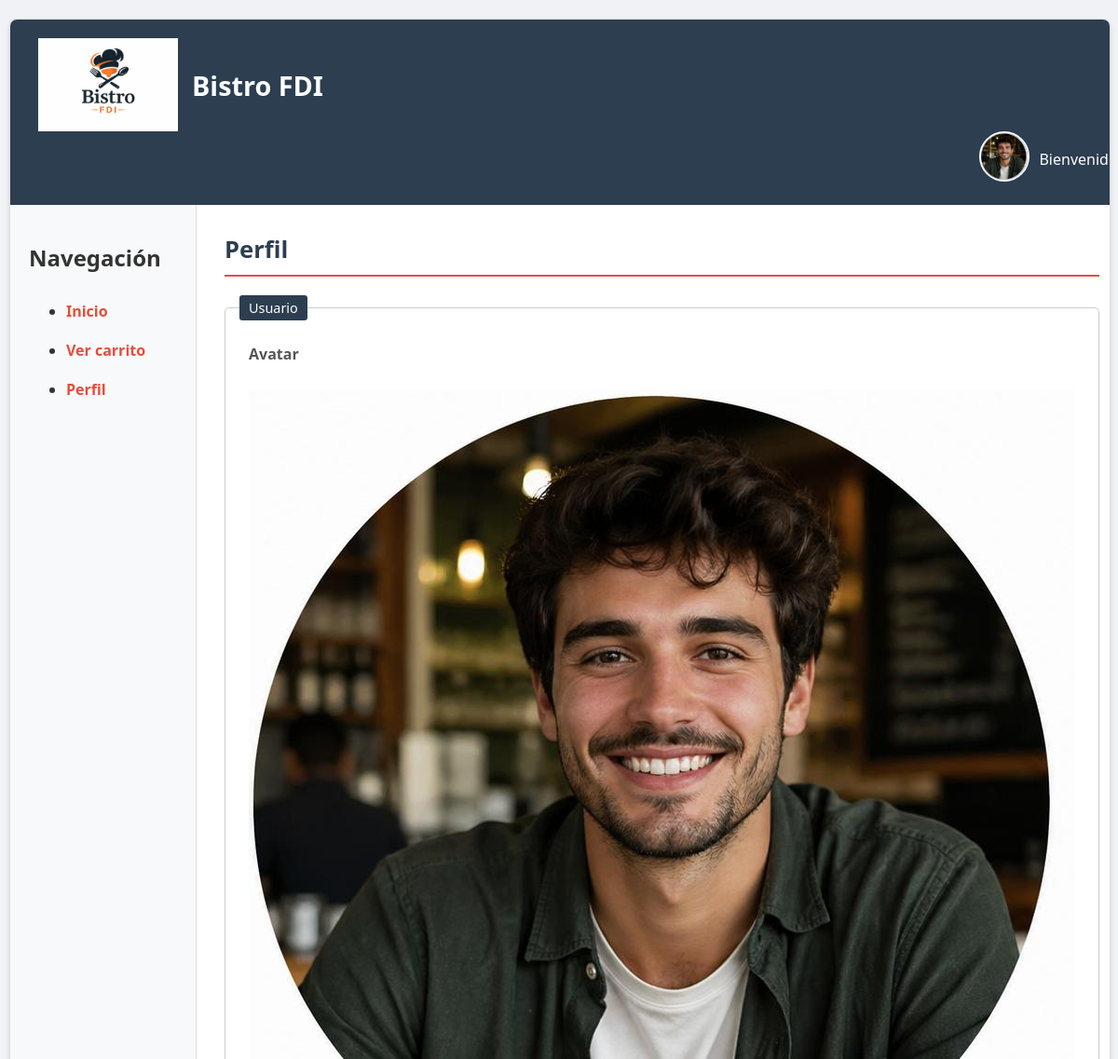
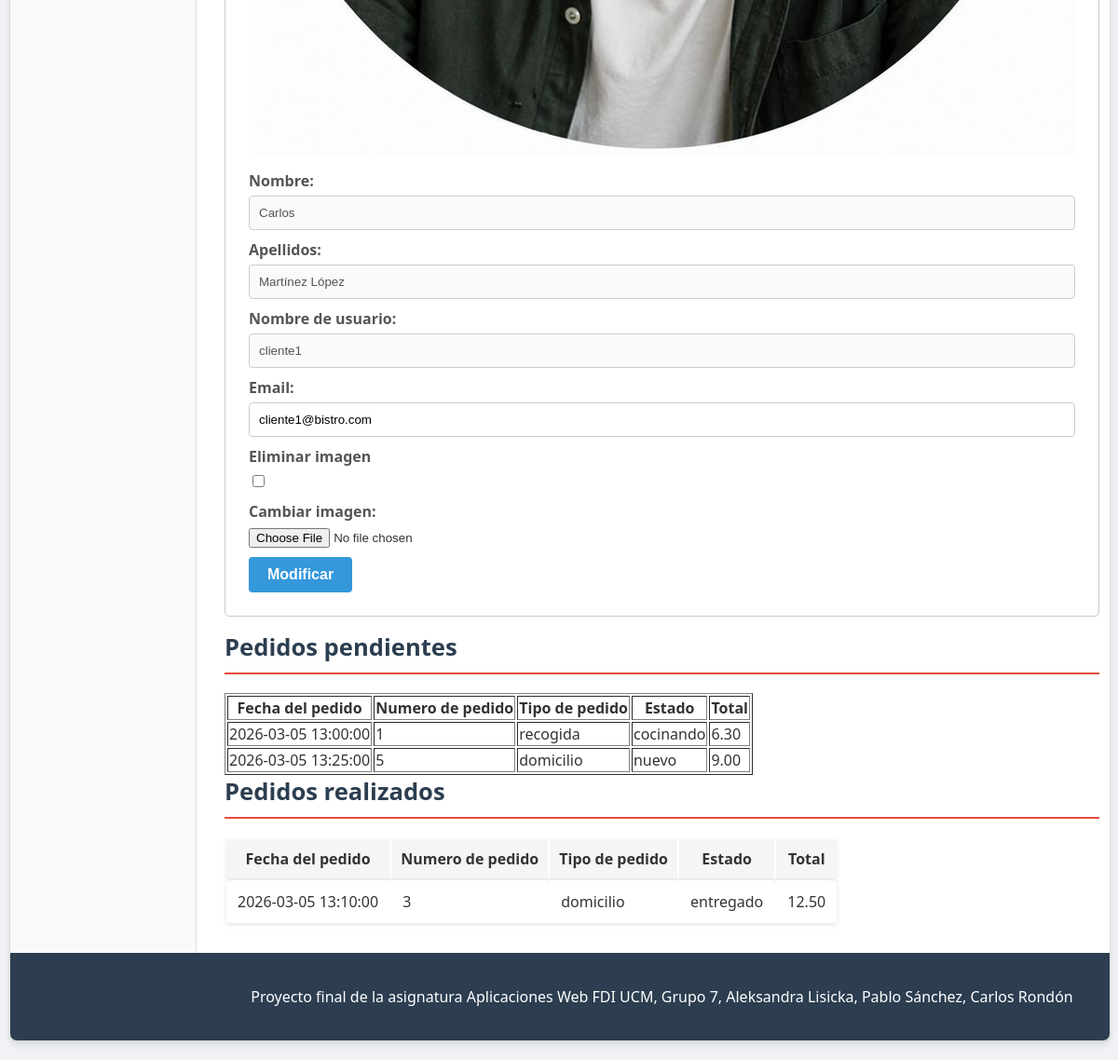
The page /usuarios/perfil.php (signed in) on the database its author committed (2 pictures, top to bottom).
### tables this page shows
CREATE TABLE `usuarios` (
  `id`             INT(11)       NOT NULL AUTO_INCREMENT,
  `nombreUsuario`  VARCHAR(50)   NOT NULL UNIQUE,
  `email`          VARCHAR(100)  NOT NULL UNIQUE,
  `nombre`         VARCHAR(100)  NOT NULL,
  `apellidos`      VARCHAR(150)  NOT NULL,
  `contraseña`     VARCHAR(255)  NOT NULL,
  `rol`            ENUM('cliente','camarero','cocinero','gerente','admin') NOT NULL DEFAULT 'cliente',
  `avatar`         VARCHAR(255)  DEFAULT NULL,
  `fechaRegistro`  DATETIME      DEFAULT current_timestamp(),
  PRIMARY KEY (`id`)
);

CREATE TABLE `pedidos` (
  `id`                    INT(11)        NOT NULL AUTO_INCREMENT,
  `usuario_id`            INT(11)        NOT NULL,
  `estado`                ENUM('nuevo','recibido','en_preparacion','cocinando','listo_cocina','terminado','entregado','cancelado') DEFAULT 'nuevo',
  `tipo`                  ENUM('domicilio','recogida') NOT NULL,
  `fechaPedido`           DATETIME       DEFAULT current_timestamp(),
  `total`                 DECIMAL(10,2)  NOT NULL DEFAULT 0,
  `subtotalSinDescuento`  DECIMAL(10,2)  NOT NULL DEFAULT 0,
  `descuentoAplicado`     DECIMAL(10,2)  NOT NULL DEFAULT 0,
  `cocinero_id`           INT(11)        DEFAULT NULL,        
  PRIMARY KEY (`id`),
  FOREIGN KEY (`usuario_id`)  REFERENCES `usuarios`(`id`),
  FOREIGN KEY (`cocinero_id`) REFERENCES `usuarios`(`id`)
);

### includes/clases/usuarios/Usuario.php (called while the page is built, shortened)
<?php
class Usuario {
    private $nombreUsuario;
    private $email;
    private $nombre;
    private $apellidos;
    private $avatar;
    public function __construct($id, $nombreUsuario, $email, $nombre, $apellidos, $password, $rol, $avatar, $fechaRegistro) {
        $this->nombreUsuario = $nombreUsuario;
        $this->email = $email;
        $this->nombre = $nombre;
        $this->apellidos = $apellidos;
        $this->avatar = $avatar ?? "usuario_default.jpg";
    }
    public function getNombreUsuario() {
        return $this->nombreUsuario;
    }
    public function getNombre() {
        return $this->nombre;
    }
    public function getEmail() {
        return $this->email;
    }
    public function getApellidos() {
        return $this->apellidos;
    }
    public function getAvatar() {
        return $this->avatar;
    }
    public static function buscaUsuario($nombreUsuario) {
        $conn = Aplicacion::getInstance()->getConexionBd();
        $query = sprintf("SELECT * FROM usuarios WHERE nombreUsuario = '%s'", $conn->real_escape_string($nombreUsuario));
        $rs = $conn->query($query);
        if ($rs && $rs->num_rows > 0) {
            $fila = $rs->fetch_assoc();
            $usuario = new Usuario(
                    $fila['id'],
                    $fila['nombreUsuario'],
                    $fila['email'],
                    $fila['nombre'],
                    $fila['apellidos'],
                    $fila['contraseña'],
                    $fila['rol'],
                    $fila['avatar'],
                    $fila['fechaRegistro']
            );
            return $usuario;
        }
        return null;
    }
}

### includes/clases/pedidos/Pedido.php (called while the page is built, shortened)
<?php
class Pedido {
    private $id;
    private $estado;
    private $fechaPedido;
    private $tipo;
    private $total;
    public function __construct($id, $usuario_id, $estado, $fechaPedido, $tipo, $total, $cocinero_id) {
        $this->id = $id;
        $this->estado = $estado ?? 'nuevo';
        $this->fechaPedido = $fechaPedido;
        $this->tipo = $tipo;
        $this->total = $total ?? 0;
    }
    public function getFechaPedido() {
        return $this->fechaPedido;
    }
    public function getPedidoId() {
        return $this->id;
    }
    public function getTotal() {
        return $this->total;
    }
    public function getTipo() {
        return $this->tipo;
    }
    public function getEstadoPedido() {
        return $this->estado;
    }
    public static function pedidosUsuario($usuario_id, $tipo) {
        $conn = Aplicacion::getInstance()->getConexionBd();
        if ($tipo) {
            $query = sprintf(
                "SELECT * FROM pedidos WHERE usuario_id = %d AND estado NOT IN ('entregado', 'cancelado')",
                (int)$usuario_id
            );
        } else {
            $query = sprintf(
                "SELECT * FROM pedidos WHERE usuario_id = %d AND estado IN ('entregado', 'cancelado')",
                (int)$usuario_id
            );
        }
        $rs = $conn->query($query);
        if ($rs && $rs->num_rows > 0) {
            $pedidos = [];
            while ($fila = $rs->fetch_assoc()) {
                $pedidos[] = new Pedido(
                    $fila['id'],
                    null,
                    $fila['estado'],
                    $fila['fechaPedido'],
                    $fila['tipo'],
                    $fila['total'],
                    null
                );
            }
            return $pedidos;
        }
        return null;
    }
}

### includes/clases/Aplicacion.php (called while the page is built, shortened)
<?php
class Aplicacion
{
    private static $instancia;
    public static function getInstance()
    {
        if (!self::$instancia instanceof self) {
            self::$instancia = new static();
        }
        return self::$instancia;
    }
    private $rutaRaizApp;
    private $inicializada;
    private function __construct()
    {
        $this->inicializada = false;
    }
    public function init($bdDatosConexion, $rutaApp = '/', $dirInstalacion = __DIR__)
    {
        if (!$this->inicializada) {
            $this->rutaRaizApp = $rutaApp;
            $this->inicializada = true;
        }
    }
    public function resuelve($path = '')
    {
        $rutaAppLongitudPrefijo = mb_strlen($this->rutaRaizApp);
        return $this->rutaRaizApp . $path;
    }
}

### includes/clases/usuarios/FormularioPerfil.php (the view, shortened to what this page needs)
<?php
class FormularioPerfil extends Formulario
{
    protected function generaCamposFormulario(&$datos){
        $busqueda = $_SESSION['nombreUsuario'];
        $usuario = Usuario::buscaUsuario($busqueda);
        $filaPendientes = '';
        $filaRealizados = '';
        $rutaImagen = Aplicacion::getInstance()->resuelve("/img/" . $usuario->getAvatar());
        $pedidosPendientes = Pedido::pedidosUsuario($usuario->getId(), true);
        $pedidosRealizados = Pedido::pedidosUsuario($usuario->getId(), false);
        $tablaPendientes = '';
        $tablaRealizados = '';
        if (!empty($pedidosPendientes) && is_array($pedidosPendientes)) {
            foreach ($pedidosPendientes as $p) {
                $filaPendientes .= "<tr>
                    <td>{$p->getFechaPedido()}</td>
                    <td>{$p->getPedidoId()}</td>
                    <td>{$p->getTipo()}</td>
                    <td>{$p->getEstadoPedido()}</td>
                    <td>{$p->getTotal()}</td>
                </tr>";
            }
            $tablaPendientes = "<table border='1'>
                <thead>
                    <tr>
                        <th>Fecha del pedido</th>
                        <th>Numero de pedido</th>
                        <th>Tipo de pedido</th>
                        <th>Estado</th>
                        <th>Total</th>
                    </tr>
                </thead>
                <tbody>
                    $filaPendientes
                </tbody>
            </table>";
        }
        else{
            $tablaPendientes = "<p>No existen pedidos pendientes actualmente</p>";
        }
        if (!empty($pedidosRealizados) && is_array($pedidosRealizados)) {
            foreach ($pedidosRealizados as $p) {
                $filaRealizados .= "<tr>
                    <td>{$p->getFechaPedido()}</td>
                    <td>{$p->getPedidoId()}</td>
                    <td>{$p->getTipo()}</td>
                    <td>{$p->getEstadoPedido()}</td>
                    <td>{$p->getTotal()}</td>
                </tr>";
            }
            $tablaRealizados = "<table class='tabla-general'>
                <thead>
                    <tr>
                        <th>Fecha del pedido</th>
                        <th>Numero de pedido</th>
                        <th>Tipo de pedido</th>
                        <th>Estado</th>
                        <th>Total</th>
                    </tr>
                </thead>
                <tbody>
                    $filaRealizados
                </tbody>
            </table>";
        }
        else{
           $tablaRealizados = "<p>No se han realizado pedidos</p>";
        }
        $htmlErroresGlobales = self::generaListaErroresGlobales($this->errores);
        $erroresCampos = self::generaErroresCampos(['email', 'imagen'], $this->errores, 'span', array('class' => 'error'));
        $html = <<<EOF
        $htmlErroresGlobales
            <fieldset>
                <legend>Usuario</legend>
                <div>
                    <label>Avatar</label><br>
                    <img src={$rutaImagen} alt="Imagen de perfil">
                </div>
                <div>
                    <label for="nombre">Nombre:</label>
                    <input id="nombre" type="text" name="nombre" value = "{$usuario->getNombre()}" disabled/>
                </div>
                <div>
                    <label for="apellidos">Apellidos:</label>
                    <input id="apellidos" type="text" name="apellidos" value = "{$usuario->getApellidos()}" disabled/>
                </div>
                <div>
                    <label for="nombreUsuario">Nombre de usuario:</label>
                    <input id="nombreUsuario" type="text" name="nombreUsuario" value = "{$usuario->getNombreUsuario()}" disabled/>
                </div>
                <div>
                    <label for="email">Email:</label>
                    <input id="email" type="email" name="email" value = "{$usuario->getEmail()}" />
                    {$erroresCampos['email']}
                </div>
                <div>
                    <label>Eliminar imagen</label>
                        <input type="checkbox" name="eliminarImagen" value="1">
                </div>
                <div>
                    <label>Cambiar imagen:</label>
                    <input type="file" name="imagen" accept=".jpg,.jpeg,.png">
                    {$erroresCampos['imagen']}
                </div>
                <div>
                    <input type="hidden" name="id" value="{$usuario->getId()}">
                </div>
                <div>
                    <button type="submit" name="editarUsuario">Modificar</button>
                </div>
            </fieldset>
            <h2>Pedidos pendientes</h2>
            $tablaPendientes
            <h2>Pedidos realizados</h2>
            $tablaRealizados
        EOF;
        return $html;
    }
}

### css/estilo.css (style rules this page uses)
body { background-color: #f0f2f5; font-family: Segoe UI, Roboto, Helvetica, Arial, sans-serif; margin: 0; padding: 20px 10px; color: #333; }
main h2 { color: #2c3e50; border-bottom: 2px solid #e74c3c; padding-bottom: 10px; margin-top: 0; margin-bottom: 20px; font-size: 1.6em; }
fieldset { border: 1px solid #ccc; border-radius: 5px; margin: 15px 0; padding: 15px; }
legend { color: #fff; background: #2c3e50; border-radius: 3px; padding: 4px 10px; font-size: 0.9em; }
fieldset div { margin: 10px; }
label { display: block; margin-bottom: 5px; font-weight: bold; color: #555; }
input[type="text"], input[type="password"], input[type="email"], input[type="number"], select { width: 100%; padding: 10px; border: 1px solid #ccc; border-radius: 4px; box-sizing: border-box; }
button, a.boton { border: none; border-radius: 4px; font-size: 1em; font-weight: bold; padding: 10px 20px; cursor: pointer; background-color: #3498db; color: white; text-align: center; text-decoration: none; display: inline-block; transition: background-color 0.3s; }
.tabla-general th { padding: 10px; background-color: #f5f5f5; }
.tabla-general td { padding: 12px; background-color: #ffffff; }
.tabla-general tr { box-shadow: 0 2px 5px rgba(0,0,0,0.1); }
.tabla-general td:first-child { border-top-left-radius: 8px; border-bottom-left-radius: 8px; }
.tabla-general td:last-child { border-top-right-radius: 8px; border-bottom-right-radius: 8px; }

### rows shown on the page
usuarios: avatar (picture), nombre "Carlos", apellidos "Martínez López", nombreUsuario "cliente1", email "cliente1@bistro.com"
pedidos: fechaPedido "2026-03-05 13:00:00", id "1", tipo "recogida", estado "cocinando", total "6.30"
pedidos: fechaPedido "2026-03-05 13:25:00", id "5", tipo "domicilio", estado "nuevo", total "9.00"
pedidos: fechaPedido "2026-03-05 13:10:00", id "3", tipo "domicilio", estado "entregado", total "12.50"

### other values the page prints
$params['cabecera'] "Bistro FDI"
